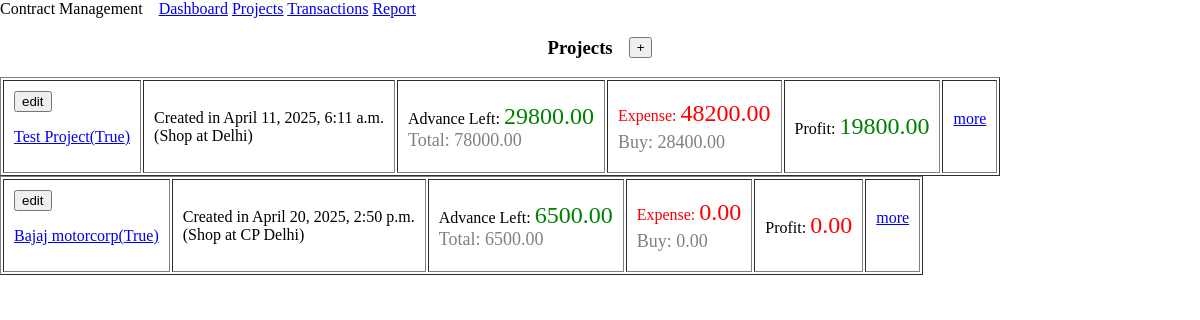
Before: /dash/ with the older database file.
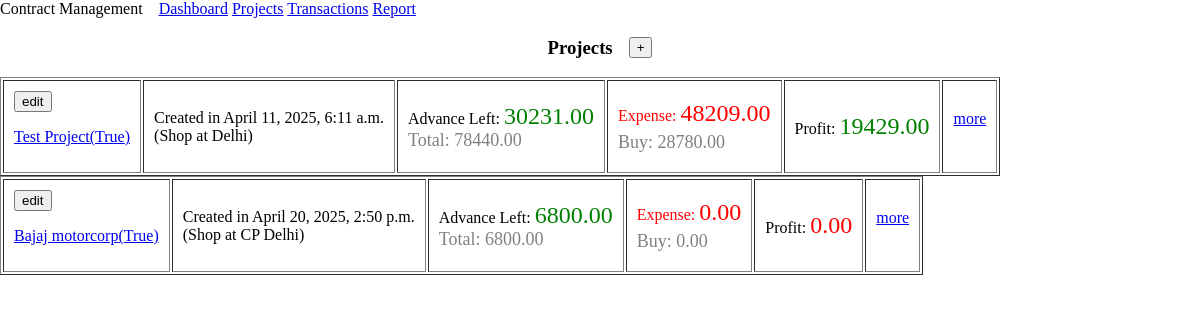
After: the same page with the newer database file.
### dash/models.py (models this page shows, shortened)
class Project(models.Model):
    organization = models.ForeignKey(Organization, on_delete=models.CASCADE,
                                      related_name='projects')
    name = models.CharField(max_length=255)
    description = models.TextField(blank=True)
    advance_total = models.DecimalField(max_digits=10, decimal_places=2, default=0.00)
    lifetime_advance = models.DecimalField(max_digits=10, decimal_places=2, default=0.00)
    buy_total = models.DecimalField(max_digits=10, decimal_places=2, default=0.00)
    sell_total = models.DecimalField(max_digits=10, decimal_places=2, default=0.00)
    profit_total = models.DecimalField(max_digits=10, decimal_places=2, default=0.00)
    is_active = models.BooleanField(default=True)
    date_created = models.DateTimeField(auto_now_add=True)

### dash/views.py (the view)
# urls.py: path('',view=v.dash_main,name="dash"),
def dash_main(request):
    if request.method == 'GET':
        org=models.Organization.objects.first()
        projects=org.projects.all()
    return render(request,"dash/main.html",{"all_pro":projects})

### dash/templates/dash/main.html (shortened to what this page needs)
{% extends "base.html" %}
{% load static %}
{% block head %}
    <link rel="stylesheet" href={% static "dash/main_style.css" %}>
    <link rel="stylesheet" href={% static "dash/card_style.css" %}>
{% endblock head %}
{% block body %}
    <div class="project_section">
        <div class="projects">
            <div class="upper">
                <h3 class="upper_title">Projects</h3>
                <form action={% url "dash:projects" 'add' %}>
                    <button type="submit">+</button>
            </div>
            <div class="all_cards">
                {% for p in all_pro %}
                    {% include "dash/includes/card.html" %}
                {%endfor%}
            </div>
        </div>
    </div>
{% endblock body %}

### dash/templates/dash/includes/card.html (shortened to what this page needs)
<div class="dashboard-card">
<table border="1">
            <tbody>
                <tr>
                  <td><form action={% url "dash:update" p.id  "None" "None" %}><button type="submit">edit</button></form>
                  <a href={% url "dash:one" p.id %}><p>{{p.name}}({{p.is_active}})</p></a>
                  </td>
                  <td>Created in {{p.date_created}}<br>({{p.description}})</td>
                  <td>Advance Left:
                    {% if p.advance_total > 0 %}
                      <span style="font-size:24px;color:green">
                    {%else%}
                      <span style="font-size:24px;color:red">
                    {%endif%}
                  {{p.advance_total}}</span><br><span style="font-size:18px;color:grey;">Total: {{p.lifetime_advance}} </span></td>
                  <td style="color:Red;">Expense: <span style="font-size:24px;">{{p.sell_total}}<br><span style="font-size:18px; color:grey;">Buy: {{p.buy_total}} </span></span></td>
                  <td>Profit:
                    {% if p.profit_total > 0 %}
                      <span style="font-size:24px;color:green">
                    {%else%}
                      <span style="font-size:24px;color:red">
                    {%endif%}
                    {{p.profit_total}} </span></td>
                  <td><a href={% url "dash:one" p.id %}>more</p></td>
                </tr>
              </tbody>
</table>
</div>

Changed rows visible on the page:
changed Project "Test Project": advance_total "29800.00" → "30231.00"; lifetime_advance "78000.00" → "78440.00"; sell_total "48200.00" → "48209.00"; buy_total "28400.00" → "28780.00"; profit_total "19800.00" → "19429.00"
changed Project "Bajaj motorcorp": advance_total "6500.00" → "6800.00"; lifetime_advance "6500.00" → "6800.00"
